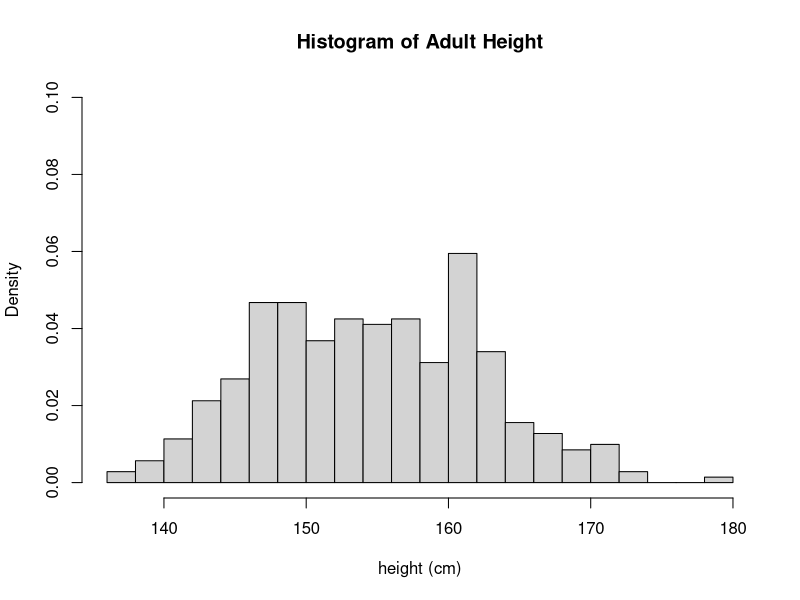
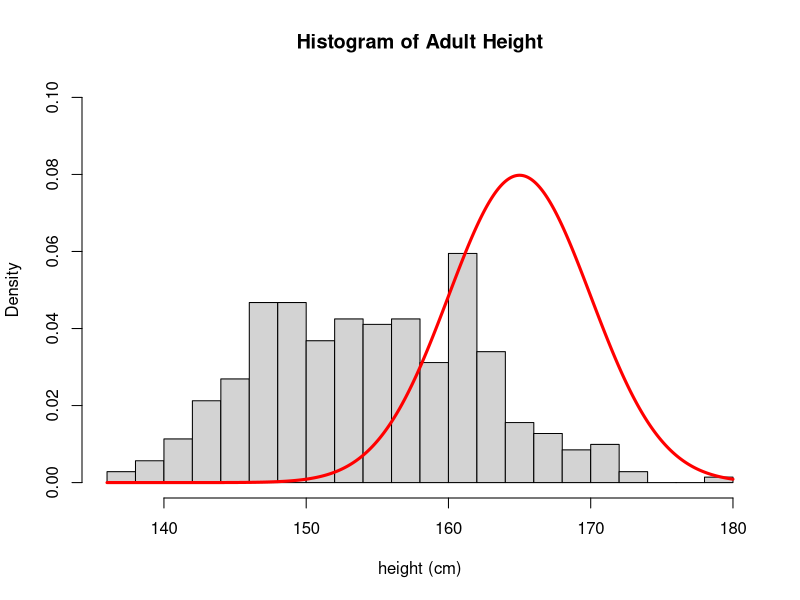
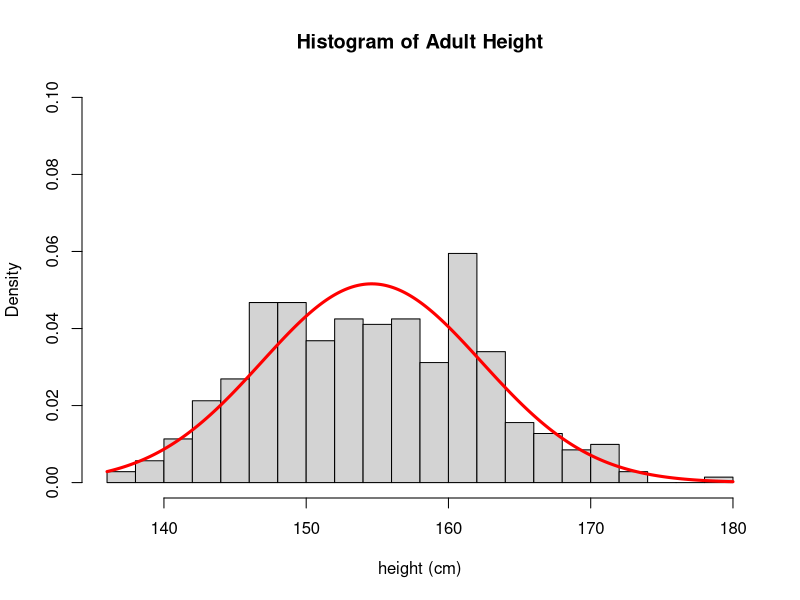

The R script that drew these images, in order:
## ---- chunk 1
d <- read.csv("iKung_HeightWeight.csv")
## ---- chunk 2
head(d) 
tail(d)
str(d)
## ---- chunk 3
d2 <- d[d$age>=18,]
## ---- chunk 4
hist(d2$height,breaks = 20,freq=F,ylim=c(0,0.1),main="Histogram of Adult Height",xlab="height (cm)")
## ---- chunk 5
hist(d2$height,breaks = 20,freq=F,ylim=c(0,0.1),main="Histogram of Adult Height",xlab="height (cm)")
mean <- 165
sd <- 5
curve(
  (1 / (sd*sqrt(2*pi))) * exp((-1/2)*((x-mean)/(sd))^2)
  ,add=T,n=1000,col="red",lwd=3)
## ---- chunk 6
m1 <- lm(height~1,data=d2) # this is the R syntax for fitting a linear model with Gaussian errors. The syntax "height~1", and without the addition of predictor variables, means that we are fitting an 'intercept-only' or constants-only model. 
summary(m1) # this provides a summary of the model fit, including parameter estimates. 
## ---- chunk 7
hist(d2$height,breaks = 20,freq=F,ylim=c(0,0.1),main="Histogram of Adult Height",xlab="height (cm)")
mean <- coefficients(m1)[1]
sd <- summary(m1)$sigma
curve(
  (1 / (sd*sqrt(2*pi))) * exp((-1/2)*((x-mean)/(sd))^2)
  ,add=T,n=1000,col="red",lwd=3)
